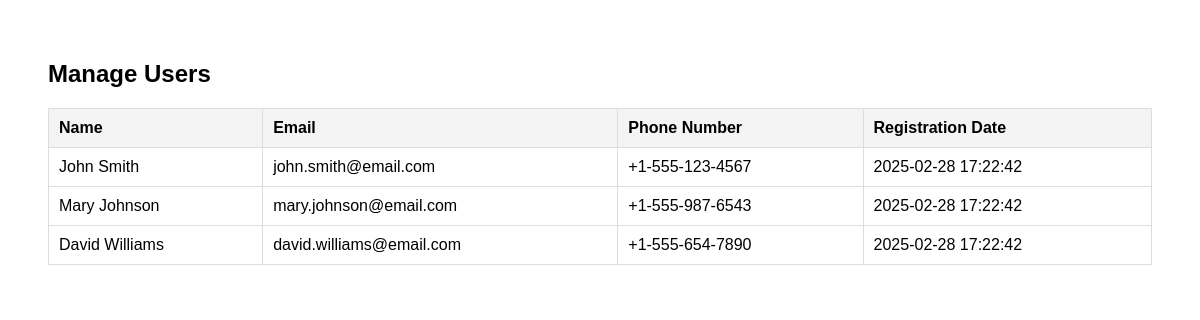
/manageUserList.php, run on the app's committed database.
### tables this page shows
CREATE TABLE users (
    user_id INT PRIMARY KEY AUTO_INCREMENT,
    full_name VARCHAR(100) NOT NULL,
    phone_number VARCHAR(15) NOT NULL,
    email VARCHAR(100) UNIQUE NOT NULL,
    password VARCHAR(255) NOT NULL,  
    registration_date TIMESTAMP DEFAULT CURRENT_TIMESTAMP
);

### manageUserList.php (the view, shortened to what this page needs)
<?php
require './includes/config.php';
$sql = "SELECT user_id, full_name, phone_number, email, password, registration_date FROM users";
$result = $conn->query($sql);
$users = array();
if ($result->num_rows > 0) {
    while($row = $result->fetch_assoc()) {
        $users[] = array(
            'id' => $row['user_id'],
            'Name' => $row['full_name'],
            'Phone Number' => $row['phone_number'],
            'email' => $row['email'],
            'password' => $row['password'],
            'date' => $row['registration_date']
        );
    }
} else {
    echo "0 results";
}
?>
</head>
<body>
    <section class="user-management">
        <h2>Manage Users</h2>
        <table>
            <thead>
                <tr>
                    <th>Name</th>
                    <th>Email</th>
                    <th>Phone Number</th>
                    <th>Registration Date</th>
                </tr>
            </thead>
            <tbody>
                <?php if (!empty($users)): ?>
                    <?php foreach ($users as $user): ?>
                        <tr>
                            <td><?php echo htmlspecialchars($user['Name']); ?></td>
                            <td><?php echo htmlspecialchars($user['email']); ?></td>
                            <td><?php echo htmlspecialchars($user['Phone Number']); ?></td>
                            <td><?php echo htmlspecialchars($user['date']); ?></td>
                        </tr>
                    <?php endforeach; ?>
                <?php else: ?>
                    <tr>
                        <td colspan="4">No users found.</td>
                    </tr>
                <?php endif; ?>
            </tbody>
        </table>
    </section>

### manageUserList.php (style rules this page uses)
body { background-image: url('./assets/images/c3.jpg'); background-size: cover; background-position: center; font-family: Arial, sans-serif; }
.user-management { padding: 20px; background: rgba(255, 255, 255, 0.8); margin: 20px; border-radius: 10px; }
table { width: 100%; border-collapse: collapse; margin-top: 20px; }
table, th, td { border: 1px solid #ddd; }
th, td { padding: 10px; text-align: left; }
th { background-color: #f4f4f4; }

### data on the page
users: full_name "John Smith", email "john.smith@email.com", phone_number "+1-555-123-4567", registration_date "2025-02-28 17:22:42"
users: full_name "Mary Johnson", email "mary.johnson@email.com", phone_number "+1-555-987-6543", registration_date "2025-02-28 17:22:42"
users: full_name "David Williams", email "david.williams@email.com", phone_number "+1-555-654-7890", registration_date "2025-02-28 17:22:42"
